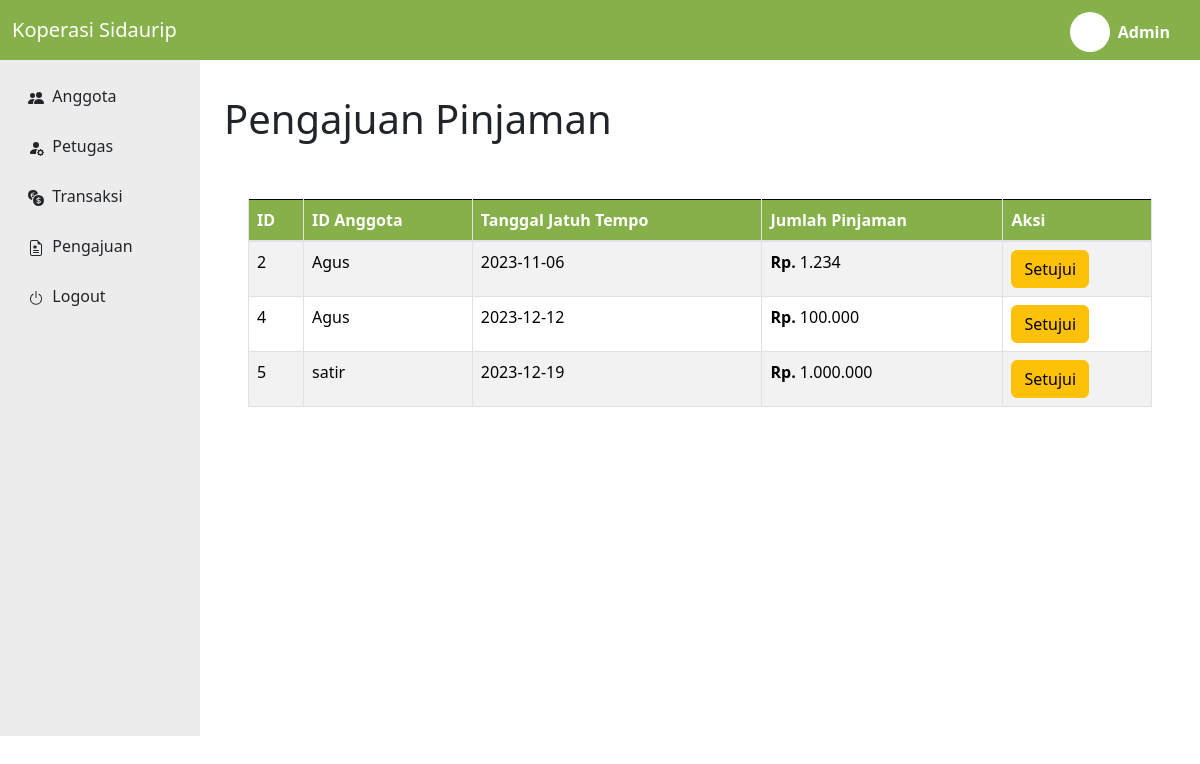
/views/admin/anggota/penyetujuan_pinjaman.php, run on the app's committed database.
### tables this page shows
CREATE TABLE `pengajuan` (
  `id_pinjaman` int NOT NULL,
  `id_anggota` int DEFAULT NULL,
  `tgl_jatuh_tempo` date DEFAULT NULL,
  `jumlah_pinjaman` bigint DEFAULT NULL
);

### controllers/pengajuanController.php (called while the page is built, shortened)
<?php
include_once '../../../models/pengajuan.php';
class pengajuanController
{
    private $model;
    public function __construct($db)
    {
        $this->model = new pengajuan($db);
    }
    public function getAllpengajuan()
    {
        return $this->model->getAllPengajuan();
    }
}

### models/pengajuan.php (called while the page is built, shortened)
<?php
class pengajuan
{
    private $koneksi;
    public function __construct($db)
    {
        $this->koneksi = $db;
    }
    public function getAllpengajuan()
    {
        $query = "SELECT * FROM  pengajuan";
        $result = mysqli_query($this->koneksi, $query);
        return $result;
    }
}

### controllers/anggotaController.php (called while the page is built, shortened)
<?php
include_once '../../../models/anggota.php';
class anggotaController
{
    private $model;
    public function __construct($db)
    {
        $this->model = new anggota($db);
    }
    public function getNamaById($id_anggota)
    {
        return $this->model->getNamaById($id_anggota);
    }
}

### models/anggota.php (called while the page is built, shortened)
<?php
class anggota
{
    private $koneksi;
    public function __construct($db)
    {
        $this->koneksi = $db;
    }
    function getNamaById($id_anggota)
    {
        $query = "select nama_anggota from anggota where id_anggota = '$id_anggota'";
        $result = mysqli_query($this->koneksi, $query);
        return mysqli_fetch_array($result);
    }
}

### views/admin/anggota/penyetujuan_pinjaman.php (the view, shortened to what this page needs)
<?php
include_once '../../../config.php';
include_once '../../../controllers/pengajuanController.php';
include_once '../../../controllers/anggotaController.php';
$database = new database;
$db = $database->getKoneksi();
$pengajuanController = new pengajuanController($db);
$anggotaController = new anggotaController($db);
$pengajuan = $pengajuanController->getAllpengajuan();
?>
<?php include '../../../header_petugas.php'; ?>
<link href="https://cdn.jsdelivr.net/npm/bootstrap@5.3.2/dist/css/bootstrap.min.css" rel="stylesheet"
>
<div class="pagetitle" style="margin-top: 10%;">
    <h1>Pengajuan Pinjaman</h1>
</div>
<div class="px-4 py-3" style="margin-top: 40px;">
    <table class="table table-bordered table-striped">
        <thead style="border-color: black;">
            <tr>
                <th scope="col" style="background-color: #86b049; color: white;">ID</th>
                <th scope="col" style="background-color: #86b049; color: white;">ID Anggota</th>
                <th scope="col" style="background-color: #86b049; color: white;">Tanggal Jatuh Tempo</th>
                <th scope="col" style="background-color: #86b049; color: white;">Jumlah Pinjaman</th>
                <th scope="col" style="background-color: #86b049; color: white;">Aksi</th>
            </tr>
        </thead>
        <tbody>
            <?php foreach ($pengajuan as $x): ?>
                <tr>
                    <td>
                        <?= $x['id_pinjaman'] ?>
                    </td>
                    <td>
                        <?php
                        $id_anggota = $x['id_anggota'];
                        $nama_anggota = $anggotaController->getNamaById($id_anggota);
                        $nama = implode(" ", $nama_anggota);
                        echo strtok($nama, " "); ?>
                    </td>
                    <td>
                        <?= $x['tgl_jatuh_tempo'] ?>
                    </td>
                    <td>
                        <span><strong>Rp.</strong></span>
                        <?= number_format($x['jumlah_pinjaman'], 0, ',', '.') ?>
                    </td>
                    <td>
                        <a class="btn btn-warning" href="delete_pinjaman<?= $x['id_pinjaman']; ?>">Setujui</a>
                </tr>
            <?php endforeach; ?>
        </tbody>
    </table>
</div>
<?php include '../../../footer_petugas.php'; ?>

### data on the page
pengajuan: id_pinjaman "2", nama "Agus", tgl_jatuh_tempo "2023-11-06", jumlah_pinjaman "1.234"
pengajuan: id_pinjaman "4", nama "Agus", tgl_jatuh_tempo "2023-12-12", jumlah_pinjaman "100.000"
pengajuan: id_pinjaman "5", nama "satir", tgl_jatuh_tempo "2023-12-19", jumlah_pinjaman "1.000.000"
